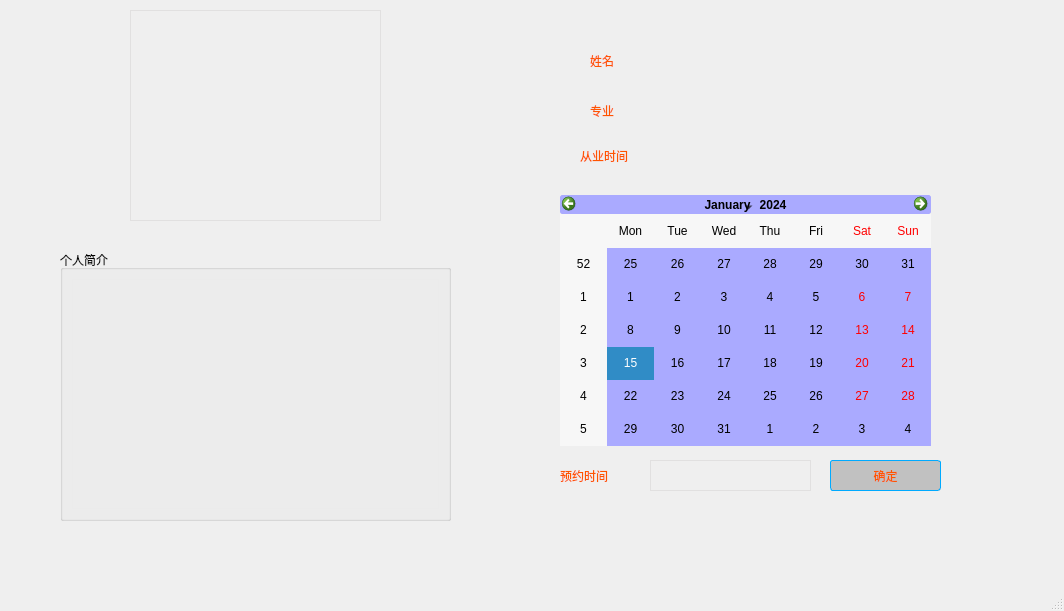
<?xml version="1.0" encoding="UTF-8"?>
<ui version="4.0">
 <class>AppointmentWindow</class>
 <widget class="QMainWindow" name="AppointmentWindow">
  <property name="geometry">
   <rect>
    <x>0</x>
    <y>0</y>
    <width>1064</width>
    <height>611</height>
   </rect>
  </property>
  <property name="windowTitle">
   <string>MainWindow</string>
  </property>
  <widget class="QWidget" name="centralwidget">
   <widget class="QWidget" name="widget_2" native="true">
    <property name="geometry">
     <rect>
      <x>0</x>
      <y>0</y>
      <width>1071</width>
      <height>571</height>
     </rect>
    </property>
    <property name="styleSheet">
     <string notr="true">#widget_2{
	border-image: url(:/IMG_2027.JPG);}</string>
    </property>
    <widget class="DisplayWindow" name="widget" native="true">
     <property name="geometry">
      <rect>
       <x>130</x>
       <y>10</y>
       <width>251</width>
       <height>211</height>
      </rect>
     </property>
     <property name="styleSheet">
      <string notr="true">border:1px solid #e1e0e0;
color: rgb(199, 199, 199);</string>
     </property>
    </widget>
    <widget class="QGroupBox" name="groupBox">
     <property name="geometry">
      <rect>
       <x>60</x>
       <y>250</y>
       <width>391</width>
       <height>271</height>
      </rect>
     </property>
     <property name="title">
      <string>个人简介</string>
     </property>
     <layout class="QHBoxLayout" name="horizontalLayout">
      <item>
       <widget class="QTextEdit" name="briefIntroduceTextEdit">
        <property name="styleSheet">
         <string notr="true">	background-color:rgba(244,244,244,2);
font: 10pt &quot;黑体&quot;;
color: rgb(255, 255, 255);</string>
        </property>
       </widget>
      </item>
     </layout>
    </widget>
    <widget class="QLabel" name="nameLabel">
     <property name="geometry">
      <rect>
       <x>590</x>
       <y>50</y>
       <width>291</width>
       <height>21</height>
      </rect>
     </property>
     <property name="styleSheet">
      <string notr="true">color: rgb(255, 85, 0);

font: 12pt &quot;黑体&quot;;
	</string>
     </property>
     <property name="text">
      <string>姓名</string>
     </property>
    </widget>
    <widget class="QLabel" name="majorLabel">
     <property name="geometry">
      <rect>
       <x>590</x>
       <y>100</y>
       <width>311</width>
       <height>21</height>
      </rect>
     </property>
     <property name="styleSheet">
      <string notr="true">font: 12pt &quot;黑体&quot;;
color: rgb(255, 85, 0);</string>
     </property>
     <property name="text">
      <string>专业</string>
     </property>
    </widget>
    <widget class="QLabel" name="worktimeLabel">
     <property name="geometry">
      <rect>
       <x>580</x>
       <y>140</y>
       <width>311</width>
       <height>31</height>
      </rect>
     </property>
     <property name="styleSheet">
      <string notr="true">font: 12pt &quot;黑体&quot;;
color: rgb(255, 85, 0);</string>
     </property>
     <property name="text">
      <string>从业时间</string>
     </property>
    </widget>
    <widget class="QCalendarWidget" name="calendarWidget">
     <property name="geometry">
      <rect>
       <x>560</x>
       <y>195</y>
       <width>371</width>
       <height>251</height>
      </rect>
     </property>
     <property name="styleSheet">
      <string notr="true">background-color: rgb(170, 170, 255);
font: 9pt &quot;Agency FB&quot;;
	border-radius:3px;
	color:rgb(0,0,0);
</string>
     </property>
    </widget>
    <widget class="QLabel" name="appointmentTimelabel">
     <property name="geometry">
      <rect>
       <x>560</x>
       <y>460</y>
       <width>81</width>
       <height>31</height>
      </rect>
     </property>
     <property name="styleSheet">
      <string notr="true">font: 12pt &quot;黑体&quot;;
color: rgb(255, 85, 0);</string>
     </property>
     <property name="text">
      <string>预约时间</string>
     </property>
    </widget>
    <widget class="QLabel" name="dateLabel">
     <property name="geometry">
      <rect>
       <x>650</x>
       <y>460</y>
       <width>161</width>
       <height>31</height>
      </rect>
     </property>
     <property name="styleSheet">
      <string notr="true">border:1px solid #e1e0e0;

font: 11pt &quot;Algerian&quot;;
color: rgb(199, 199, 199);
</string>
     </property>
     <property name="text">
      <string/>
     </property>
    </widget>
    <widget class="QPushButton" name="commitPushButton">
     <property name="geometry">
      <rect>
       <x>830</x>
       <y>460</y>
       <width>111</width>
       <height>31</height>
      </rect>
     </property>
     <property name="styleSheet">
      <string notr="true">QPushButton{	
	background-color: rgb(141, 141, 141,120);
	
	color: rgb(255, 85, 0);

border:1px solid #e1e0e0;
	border-color: rgb(0, 170, 255);

	font: 12pt &quot;黑体&quot;;
	border-radius:3px;
}
QPushButton:pressed{
padding-top:3px;
padding-left:4px;
}</string>
     </property>
     <property name="text">
      <string>确定</string>
     </property>
    </widget>
   </widget>
  </widget>
  <widget class="QMenuBar" name="menubar">
   <property name="geometry">
    <rect>
     <x>0</x>
     <y>0</y>
     <width>1064</width>
     <height>25</height>
    </rect>
   </property>
  </widget>
  <widget class="QStatusBar" name="statusbar"/>
 </widget>
 <customwidgets>
  <customwidget>
   <class>DisplayWindow</class>
   <extends>QWidget</extends>
   <header>displaywindow.h</header>
   <container>1</container>
  </customwidget>
 </customwidgets>
 <resources/>
 <connections/>
</ui>
